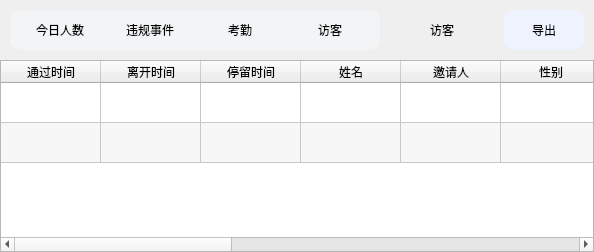
        <widget class="QWidget" name="page_4">
         <layout class="QVBoxLayout" name="verticalLayout_10" stretch="1,8">
          <property name="spacing">
           <number>0</number>
          </property>
          <property name="leftMargin">
           <number>0</number>
          </property>
          <property name="topMargin">
           <number>0</number>
          </property>
          <property name="rightMargin">
           <number>0</number>
          </property>
          <property name="bottomMargin">
           <number>0</number>
          </property>
          <item>
           <widget class="QWidget" name="widget_4" native="true">
            <layout class="QHBoxLayout" name="horizontalLayout_9" stretch="4,4,1">
             <property name="spacing">
              <number>50</number>
             </property>
             <property name="leftMargin">
              <number>10</number>
             </property>
             <property name="topMargin">
              <number>10</number>
             </property>
             <property name="rightMargin">
              <number>10</number>
             </property>
             <property name="bottomMargin">
              <number>10</number>
             </property>
             <item>
              <widget class="QWidget" name="button_widget_4" native="true">
               <property name="styleSheet">
                <string notr="true">background-color: rgb(242, 244, 245);
border-radius: 10px;</string>
               </property>
               <layout class="QHBoxLayout" name="horizontalLayout_10">
                <property name="spacing">
                 <number>10</number>
                </property>
                <property name="leftMargin">
                 <number>10</number>
                </property>
                <property name="topMargin">
                 <number>0</number>
                </property>
                <property name="rightMargin">
                 <number>10</number>
                </property>
                <property name="bottomMargin">
                 <number>0</number>
                </property>
                <item>
                 <widget class="QPushButton" name="today_count_button_4">
                  <property name="sizePolicy">
                   <sizepolicy hsizetype="Minimum" vsizetype="Fixed">
                    <horstretch>0</horstretch>
                    <verstretch>0</verstretch>
                   </sizepolicy>
                  </property>
                  <property name="minimumSize">
                   <size>
                    <width>80</width>
                    <height>40</height>
                   </size>
                  </property>
                  <property name="styleSheet">
                   <string notr="true">QPushButton
{	border-radius: 10px;
	font: 12pt &quot;黑体&quot;; 
    color:black;
}
/*按钮停留态*/
QPushButton:hover
{	border-radius: 10px;
    color:rgb(27 , 39 , 246);
	background-color:rgb(255 , 255 , 255);
}

/*按钮按下态*/
QPushButton:pressed
{ 	border-radius: 10px;
    background-color:rgb(238 , 243 , 255);
    /*左内边距为3像素，让按下时字向右移动3像素*/  
    padding-left:3px;
    /*上内边距为3像素，让按下时字向下移动3像素*/  
    padding-top:3px;
}</string>
                  </property>
                  <property name="text">
                   <string>今日人数</string>
                  </property>
                 </widget>
                </item>
                <item>
                 <widget class="QPushButton" name="breach_event_button_4">
                  <property name="minimumSize">
                   <size>
                    <width>80</width>
                    <height>40</height>
                   </size>
                  </property>
                  <property name="styleSheet">
                   <string notr="true">QPushButton
{	border-radius: 10px;
	font: 12pt &quot;黑体&quot;; 
    color:black;
}
/*按钮停留态*/
QPushButton:hover
{	border-radius: 10px;
    color:rgb(27 , 39 , 246);
	background-color:rgb(255 , 255 , 255);
}

/*按钮按下态*/
QPushButton:pressed
{ 	border-radius: 10px;
    background-color:rgb(238 , 243 , 255);
    /*左内边距为3像素，让按下时字向右移动3像素*/  
    padding-left:3px;
    /*上内边距为3像素，让按下时字向下移动3像素*/  
    padding-top:3px;
}</string>
                  </property>
                  <property name="text">
                   <string>违规事件</string>
                  </property>
                 </widget>
                </item>
                <item>
                 <widget class="QPushButton" name="attendance_button_4">
                  <property name="minimumSize">
                   <size>
                    <width>80</width>
                    <height>40</height>
                   </size>
                  </property>
                  <property name="styleSheet">
                   <string notr="true">QPushButton
{	border-radius: 10px;
	font: 12pt &quot;黑体&quot;; 
    color:black;
}
/*按钮停留态*/
QPushButton:hover
{	border-radius: 10px;
    color:rgb(27 , 39 , 246);
	background-color:rgb(255 , 255 , 255);
}

/*按钮按下态*/
QPushButton:pressed
{ 	border-radius: 10px;
    background-color:rgb(238 , 243 , 255);
    /*左内边距为3像素，让按下时字向右移动3像素*/  
    padding-left:3px;
    /*上内边距为3像素，让按下时字向下移动3像素*/  
    padding-top:3px;
}</string>
                  </property>
                  <property name="text">
                   <string>考勤</string>
                  </property>
                 </widget>
                </item>
                <item>
                 <widget class="QPushButton" name="visitors_button_4">
                  <property name="minimumSize">
                   <size>
                    <width>80</width>
                    <height>40</height>
                   </size>
                  </property>
                  <property name="styleSheet">
                   <string notr="true">QPushButton
{	border-radius: 10px;
	font: 12pt &quot;黑体&quot;; 
    color:black;
}
/*按钮停留态*/
QPushButton:hover
{	border-radius: 10px;
    color:rgb(27 , 39 , 246);
	background-color:rgb(255 , 255 , 255);
}

/*按钮按下态*/
QPushButton:pressed
{ 	border-radius: 10px;
    background-color:rgb(238 , 243 , 255);
    /*左内边距为3像素，让按下时字向右移动3像素*/  
    padding-left:3px;
    /*上内边距为3像素，让按下时字向下移动3像素*/  
    padding-top:3px;
}</string>
                  </property>
                  <property name="text">
                   <string>访客</string>
                  </property>
                 </widget>
                </item>
               </layout>
              </widget>
             </item>
             <item>
              <widget class="QLabel" name="visitors_label">
               <property name="styleSheet">
                <string notr="true">font: 12pt &quot;黑体&quot;;</string>
               </property>
               <property name="text">
                <string>访客</string>
               </property>
              </widget>
             </item>
             <item>
              <widget class="QPushButton" name="export_button_4">
               <property name="minimumSize">
                <size>
                 <width>80</width>
                 <height>40</height>
                </size>
               </property>
               <property name="styleSheet">
                <string notr="true">QPushButton
{	border-radius: 10px;
	font: 12pt &quot;黑体&quot;; 
    color:black;
	background-color: rgb(238 , 243 , 255);
}
/*按钮停留态*/
QPushButton:hover
{	border-radius: 10px;
    color:rgb(27 , 39 , 246);
	background-color:rgb(238 , 243 , 255);
}

/*按钮按下态*/
QPushButton:pressed
{ 	border-radius: 10px;
    background-color:rgb(238 , 243 , 255);
    /*左内边距为3像素，让按下时字向右移动3像素*/  
    padding-left:3px;
    /*上内边距为3像素，让按下时字向下移动3像素*/  
    padding-top:3px;
}</string>
               </property>
               <property name="text">
                <string>导出</string>
               </property>
              </widget>
             </item>
            </layout>
           </widget>
          </item>
          <item>
           <widget class="QTableWidget" name="tableWidget_4">
            <property name="styleSheet">
             <string notr="true">font: 10pt &quot;黑体&quot;;
QTableWidget {
alternate-background-color: rgb(226, 226, 226);
}
</string>
            </property>
            <property name="alternatingRowColors">
             <bool>true</bool>
            </property>
            <property name="selectionMode">
             <enum>QAbstractItemView::NoSelection</enum>
            </property>
            <attribute name="horizontalHeaderHighlightSections">
             <bool>true</bool>
            </attribute>
            <attribute name="verticalHeaderVisible">
             <bool>false</bool>
            </attribute>
            <attribute name="verticalHeaderDefaultSectionSize">
             <number>40</number>
            </attribute>
            <row>
             <property name="text">
              <string>新建行</string>
             </property>
            </row>
            <row>
             <property name="text">
              <string>新建行</string>
             </property>
            </row>
            <column>
             <property name="text">
              <string>通过时间</string>
             </property>
            </column>
            <column>
             <property name="text">
              <string>离开时间</string>
             </property>
            </column>
            <column>
             <property name="text">
              <string>停留时间</string>
             </property>
            </column>
            <column>
             <property name="text">
              <string>姓名</string>
             </property>
            </column>
            <column>
             <property name="text">
              <string>邀请人</string>
             </property>
            </column>
            <column>
             <property name="text">
              <string>性别</string>
             </property>
            </column>
            <column>
             <property name="text">
              <string>学号</string>
             </property>
            </column>
            <column>
             <property name="text">
              <string>类型</string>
             </property>
            </column>
            <column>
             <property name="text">
              <string>邮箱</string>
             </property>
            </column>
            <column>
             <property name="text">
              <string>团队</string>
             </property>
            </column>
            <column>
             <property name="text">
              <string>手机号码</string>
             </property>
            </column>
            <column>
             <property name="text">
              <string>学院</string>
             </property>
            </column>
            <column>
             <property name="text">
              <string>年级</string>
             </property>
            </column>
           </widget>
          </item>
         </layout>
        </widget>
